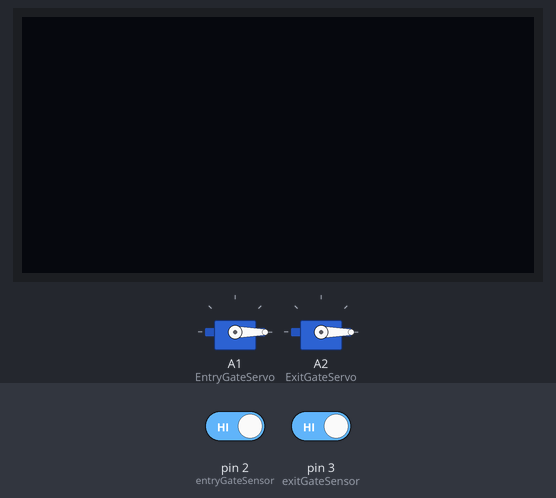
Recording of a sketch running on a simulated Arduino Uno, built with avr-gcc and run on an emulated ATmega328P. On the bench: 2 × servo, 128×64 one-colour display. Inputs (shaded band) come from the test bench; at power-on: pin 3 (exitGateSensor) HIGH, pin 2 (entryGateSensor) HIGH. What the sketch prints to the serial monitor is not drawn.

Above: at 1.3 s.
1.4 s: pin 3 (exitGateSensor) driven LOW
At 2.6 s:
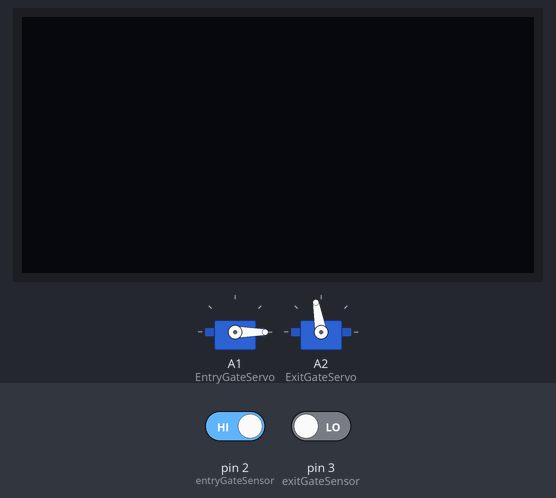
2.9 s: pin 2 (entryGateSensor) driven LOW
At 4.0 s:
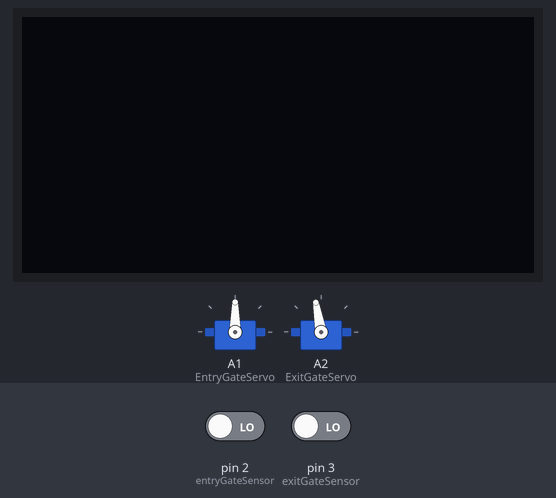
Timing chart, 0 to 5.9 s (numbered marks = the images above; inputs shaded):
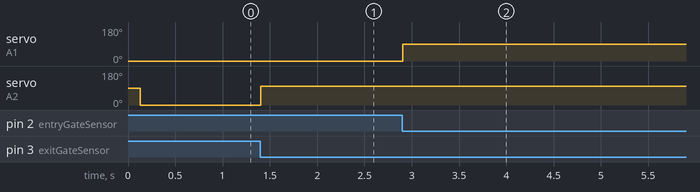

Measured:
- after the input at 1.4 s, servo on A2 (ExitGateServo): 0° → 100° at once
- after the input at 2.9 s, servo on A1 (EntryGateServo): 0° → 90° at once

The sketch:

ArduinoCode.ino
```cpp
#include <Wire.h>
#include <Adafruit_GFX.h>
#include <Adafruit_SSD1306.h>
#include <Servo.h>

#define OLED_RESET -1
Adafruit_SSD1306 display(128, 64, &Wire, OLED_RESET);

Servo EntryGateServo;
Servo ExitGateServo;

#define entryGateSensor  2
#define exitGateSensor  3
bool entryGateOpen = false;
bool exitGateOpen = false;
// Helper to center two lines of text
void drawCenteredText(const String &line1, const String &line2 = "", int textSize = 1, int delayTime = 1000) {
  display.clearDisplay();
  display.setTextSize(textSize);
  display.setTextColor(WHITE);

  int16_t x1, y1;
  uint16_t w, h;

  if (line1 != "") {
    display.getTextBounds(line1, 0, 0, &x1, &y1, &w, &h);
    display.setCursor((128 - w) / 2, 10);
    display.println(line1);
  }

  if (line2 != "") {
    display.getTextBounds(line2, 0, 0, &x1, &y1, &w, &h);
    display.setCursor((128 - w) / 2, 30);
    display.println(line2);
  }

  display.display();
  delay(delayTime);
}

// Final countdown screen
void showCountdown() {
  drawCenteredText("Starting", "System...", 1, 600);

  for (int i = 3; i >= 1; i--) {
    display.clearDisplay();
    display.setTextSize(2);
    display.setTextColor(WHITE);

    String countText = String(i);
    int16_t x1, y1;
    uint16_t w, h;

    display.getTextBounds(countText, 0, 0, &x1, &y1, &w, &h);
    display.setCursor((128 - w) / 2, (64 - h) / 2);
    display.println(countText);
    display.display();
    delay(500);
  }

  drawCenteredText("System", "Started!", 1, 1000);
}

void startupScreen() {
  drawCenteredText("Smart Parking", "System", 1, 1000);
  drawCenteredText("Hazara University", "Mansehra", 1, 1000);

  drawCenteredText("Syeda Aleesha", "Batool", 1, 800);
  drawCenteredText("Roll: 302-11074", "BSSE VII B", 1, 600);
  drawCenteredText("Semester:", "Fall 2024", 1, 600);

  drawCenteredText("Laiba", "", 1, 800);
  drawCenteredText("Roll: 302-211059", "BSSE VII B", 1, 600);
  drawCenteredText("Semester:", "Fall 2024", 1, 600);

  drawCenteredText("Roobina Khan", "", 1, 800);
  drawCenteredText("Roll: 302-211060", "BSSE VII B", 1, 600);
  drawCenteredText("Semester:", "Fall 2024", 1, 600);

  showCountdown(); // Final system start countdown
}

void setup() {
  Serial.begin(9600);
  pinMode(entryGateSensor,INPUT);
  pinMode(exitGateSensor,INPUT);
  EntryGateServo.attach(A1);
  ExitGateServo.attach(A2);
  if (!display.begin(SSD1306_SWITCHCAPVCC, 0x3C)) {
    Serial.println(F("SSD1306 allocation failed"));
    for (;;);
  }

  display.clearDisplay();
  //startupScreen(); // Show only once
  closeEntryGate();
  delay(100);
  closeExitGate();
}

void loop() {
  int entryGateSensorRead = digitalRead(entryGateSensor);
  if(entryGateSensorRead == LOW)
  {
    entryGateOpen = true;
    openEntryGate();
  }
  else
  {
    if(entryGateOpen == true)
    {
     delay(5000);
     entryGateOpen = false;
     closeEntryGate();
    }
  }

   int exitGateSensorRead = digitalRead(exitGateSensor);
  Serial.println(exitGateSensorRead);
  if(exitGateSensorRead == LOW)
  {
    if(exitGateOpen == false)
    openExitGate();
    exitGateOpen = true;

  }
  else
  {
    if(exitGateOpen == true)
    {
     delay(5000);
     exitGateOpen = false;
     closeExitGate();
    }
  }
  //openEntryGate();
  //openExitGate();
}

void closeEntryGate()
 {
  EntryGateServo.write(0);    // Close position
}

void openEntryGate() {
  EntryGateServo.write(90);   // Open position (adjust if needed)               // Wait 5 seconds

}

void closeExitGate() {
  ExitGateServo.write(0);     // Close position

}
// Method to open and close the exit gate
void openExitGate() {
  ExitGateServo.write(100);    // Open position (adjust if needed)
}
```
